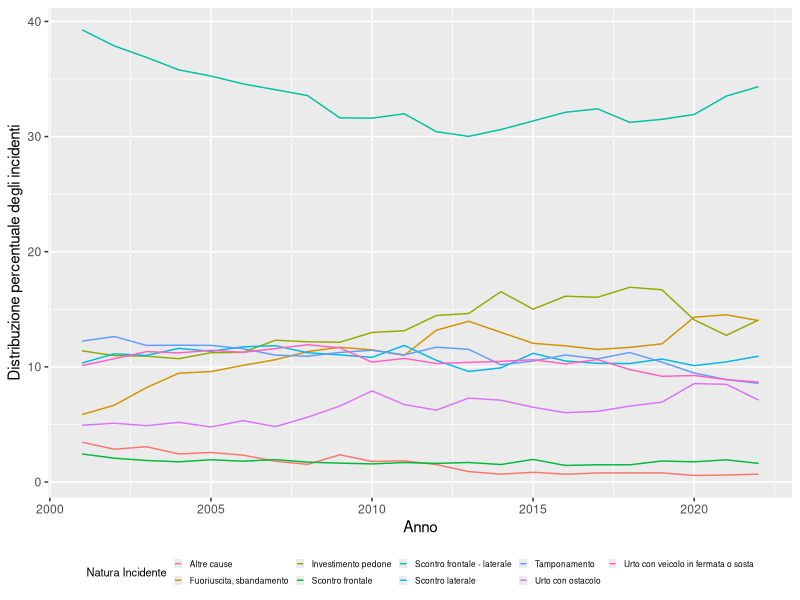
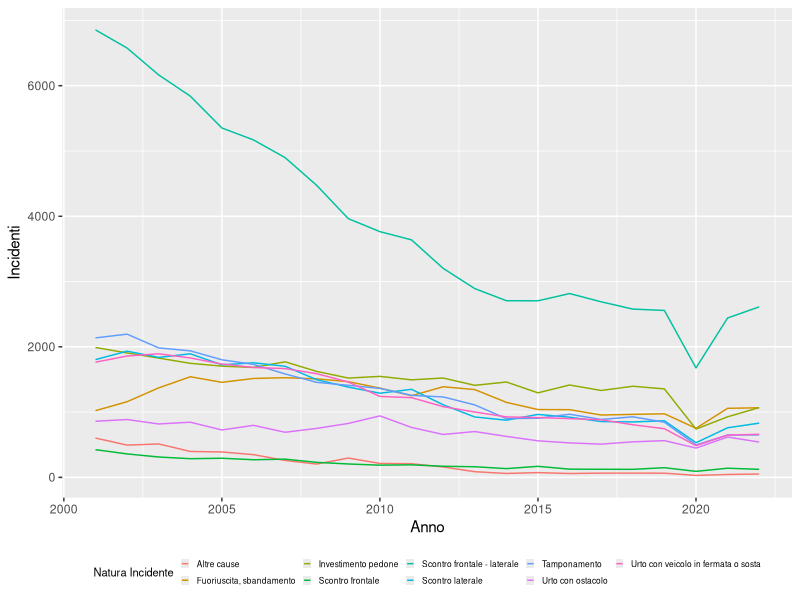
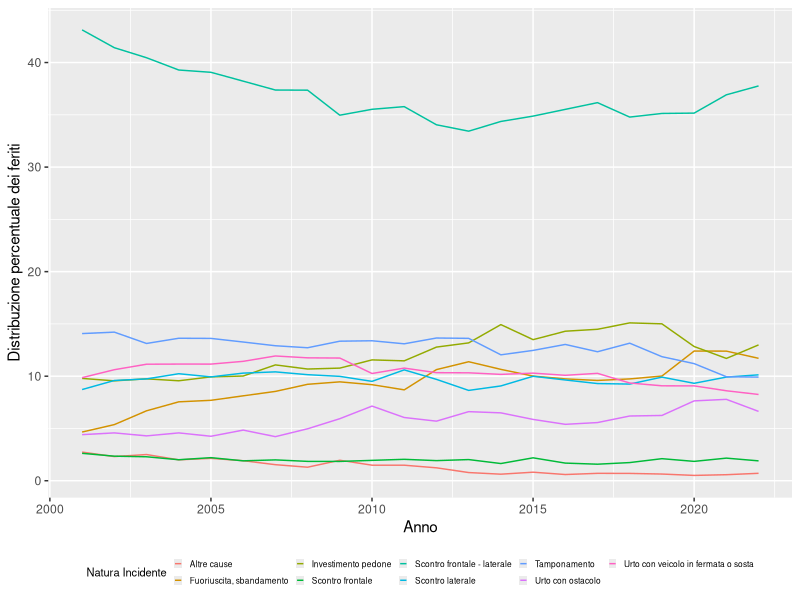
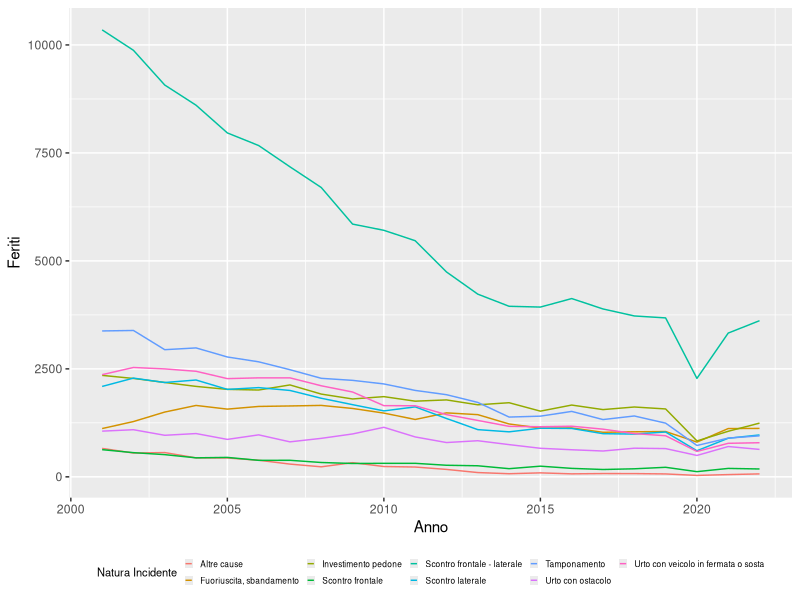
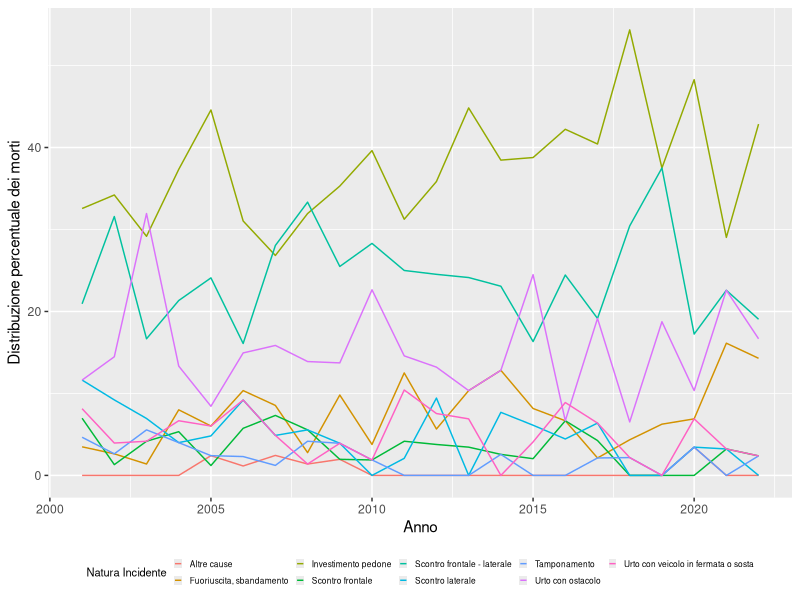
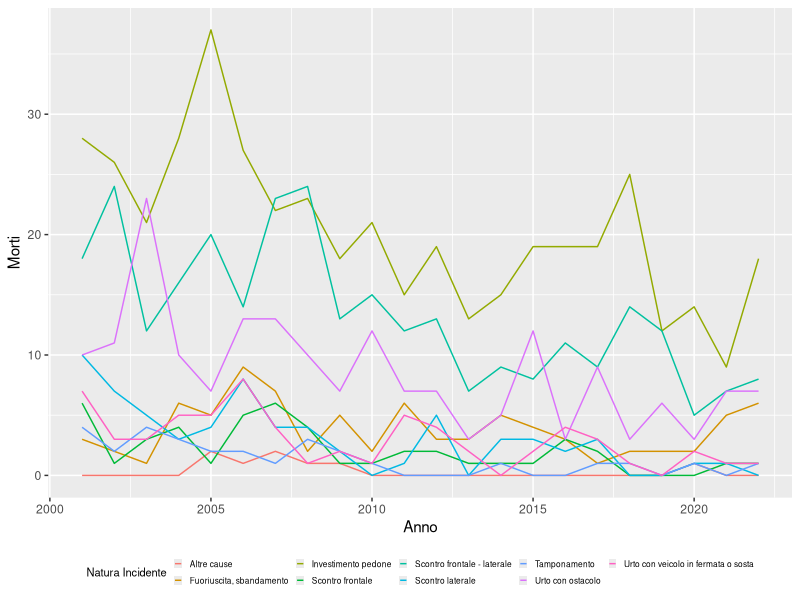
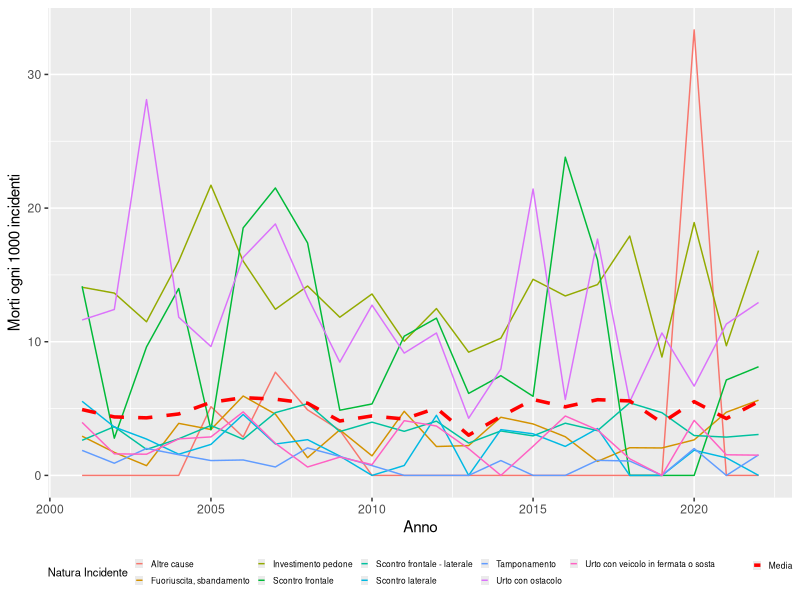
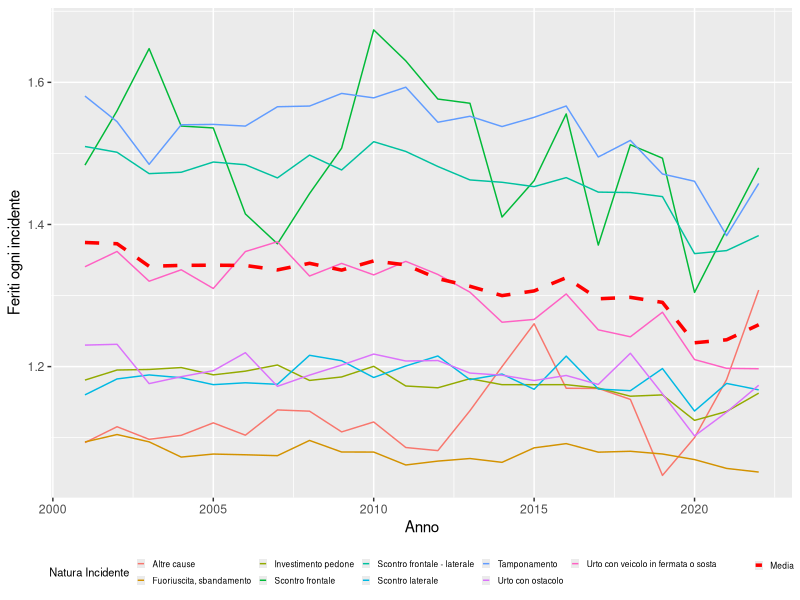

Generate these figures, in order, with R:
library(dplyr)
library(ggplot2)


tema <-  theme(
  legend.position = "bottom",
  legend.key.size = unit(0.2, "cm"),
  legend.text = element_text(size=6),
  legend.title = element_text(size=8))

ifm_nature.original <- read.csv("data/incidenti_data_cause.csv")
ifm_nature.sum_anno <- ifm_nature.original %>%
  group_by(Anno, NaturaIncidente) %>%
  summarise(Incidenti = sum(Incidenti),
            Feriti = sum(Feriti),
            Morti= sum(Morti)) 

ifm_totale <- ifm_nature.sum_anno %>%
  group_by(Anno) %>%
  summarise(Incidenti = sum(Incidenti),
            Feriti = sum(Feriti),
            Morti= sum(Morti)) 

ifm_nature.percentage <- ifm_nature.sum_anno %>%
  inner_join(y = ifm_totale, by=c("Anno"), suffix = c("", ".Totale")) %>%
  group_by(Anno, NaturaIncidente) %>%
  summarise(Incidenti=Incidenti*100/Incidenti.Totale,
            Feriti=Feriti*100/Feriti.Totale,
            Morti=Morti*100/Morti.Totale)

p_inc_tot <- ggplot(ifm_nature.sum_anno, aes(Anno, Incidenti, color=NaturaIncidente)) +
  geom_line() + 
  labs(color="Natura Incidente") +
  tema

p_fer_tot <- ggplot(ifm_nature.sum_anno, aes(Anno, Feriti, color=NaturaIncidente)) +
  geom_line() + 
  labs(color="Natura Incidente") +
  tema

p_mor_tot <- ggplot(ifm_nature.sum_anno, aes(Anno, Morti, color=NaturaIncidente)) +
  geom_line()+ 
  labs(color="Natura Incidente") +
  tema

p_inc_rel <- ggplot(ifm_nature.percentage, aes(x=Anno, Incidenti, color=NaturaIncidente))+
  geom_line() +
  ylab("Distribuzione percentuale degli incidenti")+ 
  labs(color="Natura Incidente") +
  tema

p_fer_rel <- ggplot(ifm_nature.percentage, aes(x=Anno, Feriti, color=NaturaIncidente))+
  geom_line()+
  ylab("Distribuzione percentuale dei feriti")+ 
  labs(color="Natura Incidente") +
  tema

p_mor_rel <- ggplot(ifm_nature.percentage, aes(x=Anno, Morti, color=NaturaIncidente))+
  geom_line()+
  ylab("Distribuzione percentuale dei morti")+ 
  labs(color="Natura Incidente") +
  tema

print(p_inc_rel)
print(p_inc_tot)
print(p_fer_rel)
print(p_fer_tot)
print(p_mor_rel)
print(p_mor_tot)


ifm_nature.tassi <- ifm_nature.sum_anno %>%
  group_by(Anno, NaturaIncidente) %>%
  summarise(Feribilita = Feriti/Incidenti,
            Mortalita = Morti*1000/Incidenti)

ifm_totale.tassi <- ifm_totale %>%
  group_by(Anno) %>%
  summarise(Feribilita = Feriti/Incidenti,
            Mortalita = Morti*1000/Incidenti)

p_feribilita_natura <- ggplot(ifm_nature.tassi, aes(Anno, Feribilita, color=NaturaIncidente)) +
  geom_line() + 
  ylab("Feriti ogni incidente")+
  scale_color_discrete(name="Natura Incidente") +
  geom_line(data = ifm_totale.tassi, aes(x=Anno, y=Feribilita, linetype="Media"), 
            color = "red", linewidth=1.2) +
  scale_linetype_manual(name="" ,guide = "legend",
                        labels=c("Media"), values = c("dashed")) +
  tema

p_mortalita_natura <- ggplot(ifm_nature.tassi, aes(Anno, Mortalita, color=NaturaIncidente)) +
  geom_line() + 
  ylab("Morti ogni 1000 incidenti")+
  scale_color_discrete(name="Natura Incidente") +
  geom_line(data = ifm_totale.tassi, aes(x=Anno, y=Mortalita, linetype="Media"), 
            color = "red", linewidth=1.2) +
  scale_linetype_manual(name="" ,guide = "legend",
                        labels=c("Media"), values = c("dashed")) +
  tema

print(p_mortalita_natura)
print(p_feribilita_natura)

# save_plot(p_inc_tot, "componenti_natura/singole_nature/incidenti_tot")
# save_plot(p_fer_tot, "componenti_natura/singole_nature/feriti_tot")
# save_plot(p_mor_tot, "componenti_natura/singole_nature/morti_tot")
# save_plot(p_inc_rel, "componenti_natura/singole_nature/incidenti_rel")
# save_plot(p_fer_rel, "componenti_natura/singole_nature/feriti_rel")
# save_plot(p_mor_rel, "componenti_natura/singole_nature/morti_rel")